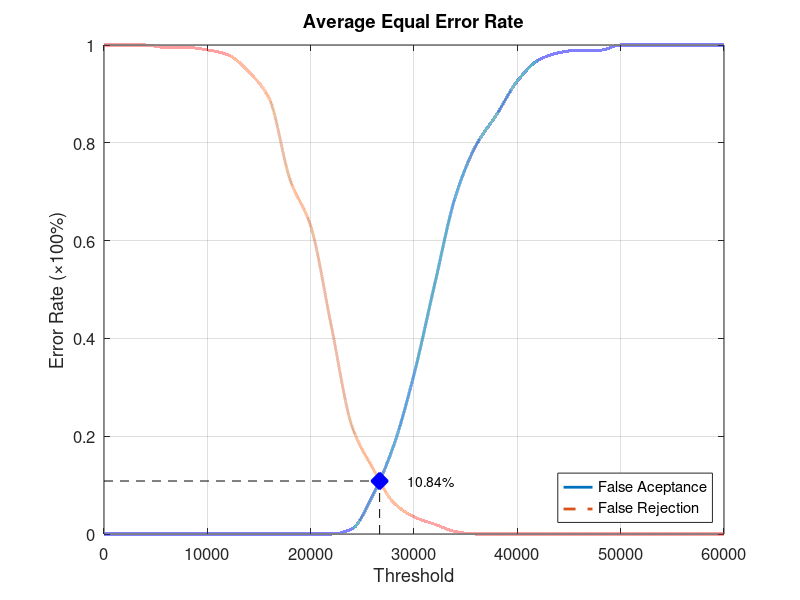
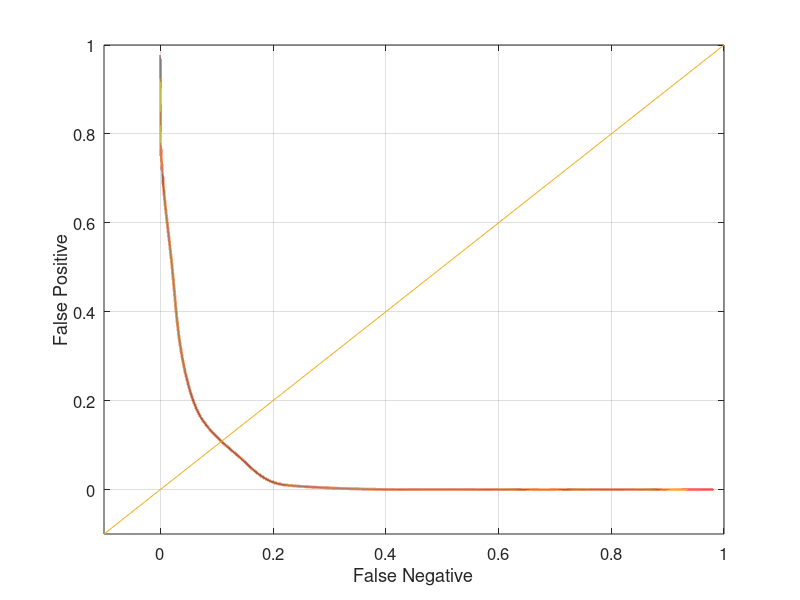

Recreate these plots in MATLAB, in order.
function yEER = Database4_4
close all;
clear;
clc;
x = 0:2000:60000;
xq = 0:0.5:60000;

y0 = [0 0 0 0 0 0 0 0 0 0 0 0 0.0105263 0.0789474 0.178947 0.326316 0.510526 0.689474 0.794737 0.857895 0.926316 0.968421 0.984211 0.989474 0.989474 1 1 1 1 1 1];
yy0 = interp1(x, y0, xq, 'pchip');
y1 = [1 1 1 0.995 0.995 0.99 0.98 0.945 0.89 0.725 0.63 0.425 0.22 0.135 0.065 0.035 0.02 0.005 0 0 0 0 0 0 0 0 0 0 0 0 0];
yy1 = interp1(x, y1, xq, 'pchip');

% Calculating EER: 
y2 = abs(y0 - y1);
find(y2 == min(y2))
yy2 = abs(yy0 - yy1);
xEER = find(yy2 == min(yy2));
xEERIndex = xq(xEER) % X-axis EER
yEER = yy0(xEER) % Y-axis EER

main = figure
plot(xq, yy0,'-','LineWidth', 2);	hold on
plot(xq, yy1,'--','LineWidth', 2);	hold on
plot([xEERIndex xEERIndex], [0 yEER], 'k--');	hold on
plot([0 xEERIndex], [yEER yEER], 'k--');	hold on
plot(xEERIndex, yEER, 'bx', 'LineWidth', 10);	hold on
text(xEERIndex + 10 * xEERIndex / 100, yEER, [num2str(round((10000 * yEER)) / 100) '%'])
legend('False Aceptance', 'False Rejection', 'Location', 'SouthEast')
xlabel('Threshold')
ylabel('Error Rate (\times100%)')
title('Average Equal Error Rate')
set(gca, 'FontSize', 12)
axis([0 60000 0 1])
grid on

print(main, 'Database4_4Main', '-dpng');
FNRxFPR = figure('Color', [1 1 1]);
plot(yy1, yy0, '-', yy1, yy0, 'LineWidth', 2);
hold on
y = -0.1:0.1:1
plot(y, y); 
set(gca, 'FontSize', 12)
xlabel('False Negative')
ylabel('False Positive')
axis([-0.1 1 -0.1 1])
set(gca, 'FontSize', 12)
grid on

print(FNRxFPR, 'Database4_4FNRxFPR','-dpng');
end
